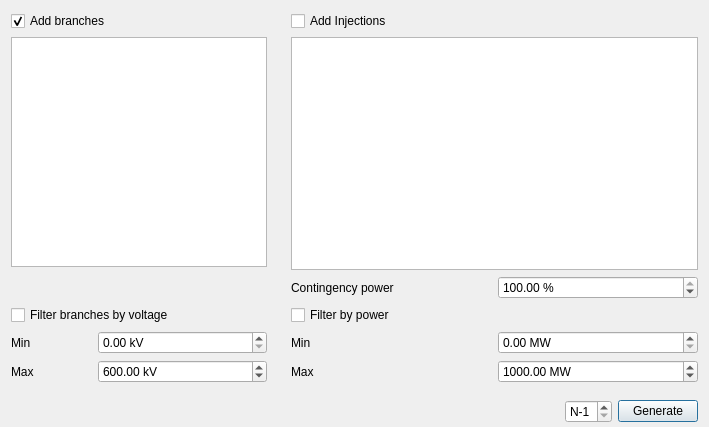
<?xml version="1.0" encoding="UTF-8"?>
<ui version="4.0">
 <class>MainWindow</class>
 <widget class="QDialog" name="MainWindow">
  <property name="geometry">
   <rect>
    <x>0</x>
    <y>0</y>
    <width>709</width>
    <height>427</height>
   </rect>
  </property>
  <property name="windowTitle">
   <string>Contingency planner</string>
  </property>
  <property name="windowIcon">
   <iconset resource="icons.qrc">
    <normaloff>:/Icons/icons/automatic_layout.png</normaloff>:/Icons/icons/automatic_layout.png</iconset>
  </property>
  <layout class="QVBoxLayout" name="verticalLayout_2">
   <property name="leftMargin">
    <number>0</number>
   </property>
   <property name="topMargin">
    <number>0</number>
   </property>
   <property name="rightMargin">
    <number>0</number>
   </property>
   <property name="bottomMargin">
    <number>0</number>
   </property>
   <item>
    <widget class="QFrame" name="frame_74">
     <property name="frameShape">
      <enum>QFrame::NoFrame</enum>
     </property>
     <property name="frameShadow">
      <enum>QFrame::Raised</enum>
     </property>
     <layout class="QFormLayout" name="formLayout">
      <property name="leftMargin">
       <number>2</number>
      </property>
      <property name="topMargin">
       <number>2</number>
      </property>
      <property name="rightMargin">
       <number>2</number>
      </property>
      <property name="bottomMargin">
       <number>2</number>
      </property>
      <item row="0" column="0">
       <widget class="QFrame" name="frame_71">
        <property name="frameShape">
         <enum>QFrame::NoFrame</enum>
        </property>
        <property name="frameShadow">
         <enum>QFrame::Raised</enum>
        </property>
        <layout class="QGridLayout" name="gridLayout_26">
         <item row="1" column="0" colspan="3">
          <widget class="QListView" name="contingencyBranchTypesListView"/>
         </item>
         <item row="6" column="0">
          <widget class="QLabel" name="label_100">
           <property name="text">
            <string>Max</string>
           </property>
          </widget>
         </item>
         <item row="5" column="1" colspan="2">
          <widget class="QDoubleSpinBox" name="filterContingencyBranchesByVoltageMinSpinBox">
           <property name="suffix">
            <string> kV</string>
           </property>
           <property name="maximum">
            <double>99999999999.000000000000000</double>
           </property>
          </widget>
         </item>
         <item row="5" column="0">
          <widget class="QLabel" name="label_99">
           <property name="text">
            <string>Min</string>
           </property>
          </widget>
         </item>
         <item row="0" column="0" colspan="3">
          <widget class="QCheckBox" name="addBranchesToContingencyCheckBox">
           <property name="text">
            <string>Add branches</string>
           </property>
           <property name="checked">
            <bool>true</bool>
           </property>
          </widget>
         </item>
         <item row="3" column="0" colspan="3">
          <widget class="QCheckBox" name="filterContingencyBranchesByVoltageCheckBox">
           <property name="text">
            <string>Filter branches by voltage</string>
           </property>
          </widget>
         </item>
         <item row="6" column="1" colspan="2">
          <widget class="QDoubleSpinBox" name="filterContingencyBranchesByVoltageMaxSpinBox">
           <property name="suffix">
            <string> kV</string>
           </property>
           <property name="maximum">
            <double>999999999999.000000000000000</double>
           </property>
           <property name="value">
            <double>600.000000000000000</double>
           </property>
          </widget>
         </item>
         <item row="2" column="0" colspan="3">
          <widget class="QLabel" name="label">
           <property name="minimumSize">
            <size>
             <width>0</width>
             <height>26</height>
            </size>
           </property>
           <property name="text">
            <string> </string>
           </property>
          </widget>
         </item>
        </layout>
       </widget>
      </item>
      <item row="0" column="1">
       <widget class="QFrame" name="frame_72">
        <property name="frameShape">
         <enum>QFrame::NoFrame</enum>
        </property>
        <property name="frameShadow">
         <enum>QFrame::Raised</enum>
        </property>
        <layout class="QGridLayout" name="gridLayout_27">
         <item row="1" column="0" colspan="2">
          <widget class="QListView" name="contingenctyInjectionsListView"/>
         </item>
         <item row="6" column="1">
          <widget class="QDoubleSpinBox" name="contingencyFilterInjectionsByPowerMinSpinBox">
           <property name="suffix">
            <string> MW</string>
           </property>
           <property name="maximum">
            <double>999999999999999.000000000000000</double>
           </property>
          </widget>
         </item>
         <item row="2" column="1">
          <widget class="QDoubleSpinBox" name="contingencyInjectionPowerReductionSpinBox">
           <property name="suffix">
            <string> %</string>
           </property>
           <property name="maximum">
            <double>100.000000000000000</double>
           </property>
           <property name="value">
            <double>100.000000000000000</double>
           </property>
          </widget>
         </item>
         <item row="2" column="0">
          <widget class="QLabel" name="label_112">
           <property name="text">
            <string>Contingency power</string>
           </property>
          </widget>
         </item>
         <item row="0" column="0" colspan="2">
          <widget class="QCheckBox" name="addInjectionsToContingencyCheckBox">
           <property name="text">
            <string>Add Injections</string>
           </property>
          </widget>
         </item>
         <item row="4" column="0" colspan="2">
          <widget class="QCheckBox" name="contingencyFilterInjectionsByPowerCheckBox">
           <property name="text">
            <string>Filter by power</string>
           </property>
          </widget>
         </item>
         <item row="7" column="1">
          <widget class="QDoubleSpinBox" name="contingencyFilterInjectionsByPowerMaxSpinBox">
           <property name="suffix">
            <string> MW</string>
           </property>
           <property name="maximum">
            <double>9999999999999.000000000000000</double>
           </property>
           <property name="value">
            <double>1000.000000000000000</double>
           </property>
          </widget>
         </item>
         <item row="6" column="0">
          <widget class="QLabel" name="label_110">
           <property name="text">
            <string>Min</string>
           </property>
          </widget>
         </item>
         <item row="7" column="0">
          <widget class="QLabel" name="label_111">
           <property name="text">
            <string>Max</string>
           </property>
          </widget>
         </item>
        </layout>
       </widget>
      </item>
      <item row="1" column="0" colspan="2">
       <widget class="QFrame" name="frame_75">
        <property name="frameShape">
         <enum>QFrame::NoFrame</enum>
        </property>
        <property name="frameShadow">
         <enum>QFrame::Raised</enum>
        </property>
        <layout class="QHBoxLayout" name="horizontalLayout_37">
         <property name="leftMargin">
          <number>1</number>
         </property>
         <property name="topMargin">
          <number>2</number>
         </property>
         <property name="rightMargin">
          <number>9</number>
         </property>
         <property name="bottomMargin">
          <number>2</number>
         </property>
         <item>
          <spacer name="horizontalSpacer_27">
           <property name="orientation">
            <enum>Qt::Horizontal</enum>
           </property>
           <property name="sizeHint" stdset="0">
            <size>
             <width>40</width>
             <height>20</height>
            </size>
           </property>
          </spacer>
         </item>
         <item>
          <widget class="QSpinBox" name="contingencyNspinBox">
           <property name="prefix">
            <string>N-</string>
           </property>
           <property name="minimum">
            <number>1</number>
           </property>
           <property name="maximum">
            <number>2</number>
           </property>
          </widget>
         </item>
         <item>
          <widget class="QPushButton" name="autoNminusXButton">
           <property name="toolTip">
            <string>Automatically generate the all the N-x contingencies following the settings below</string>
           </property>
           <property name="text">
            <string>Generate</string>
           </property>
          </widget>
         </item>
        </layout>
       </widget>
      </item>
     </layout>
    </widget>
   </item>
  </layout>
  <action name="actionCopy_to_clipboard">
   <property name="icon">
    <iconset>
     <normaloff>:/Icons/icons/copy.png</normaloff>:/Icons/icons/copy.png</iconset>
   </property>
   <property name="text">
    <string>Copy to clipboard</string>
   </property>
  </action>
  <action name="actionSave">
   <property name="icon">
    <iconset>
     <normaloff>:/Icons/icons/import_profiles.png</normaloff>:/Icons/icons/import_profiles.png</iconset>
   </property>
   <property name="text">
    <string>Save</string>
   </property>
  </action>
 </widget>
 <resources>
  <include location="icons.qrc"/>
 </resources>
 <connections/>
</ui>
